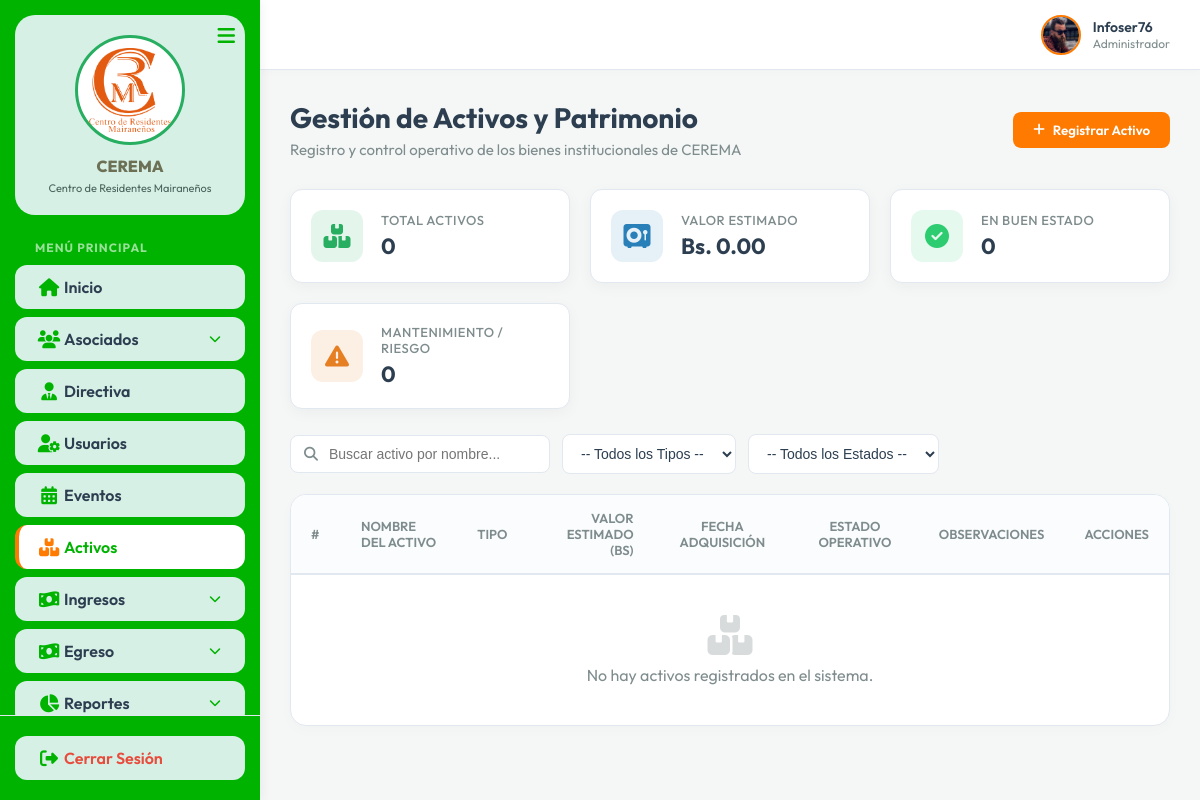
Before: /Controller/activo.controller.php (signed in) with the older database file.
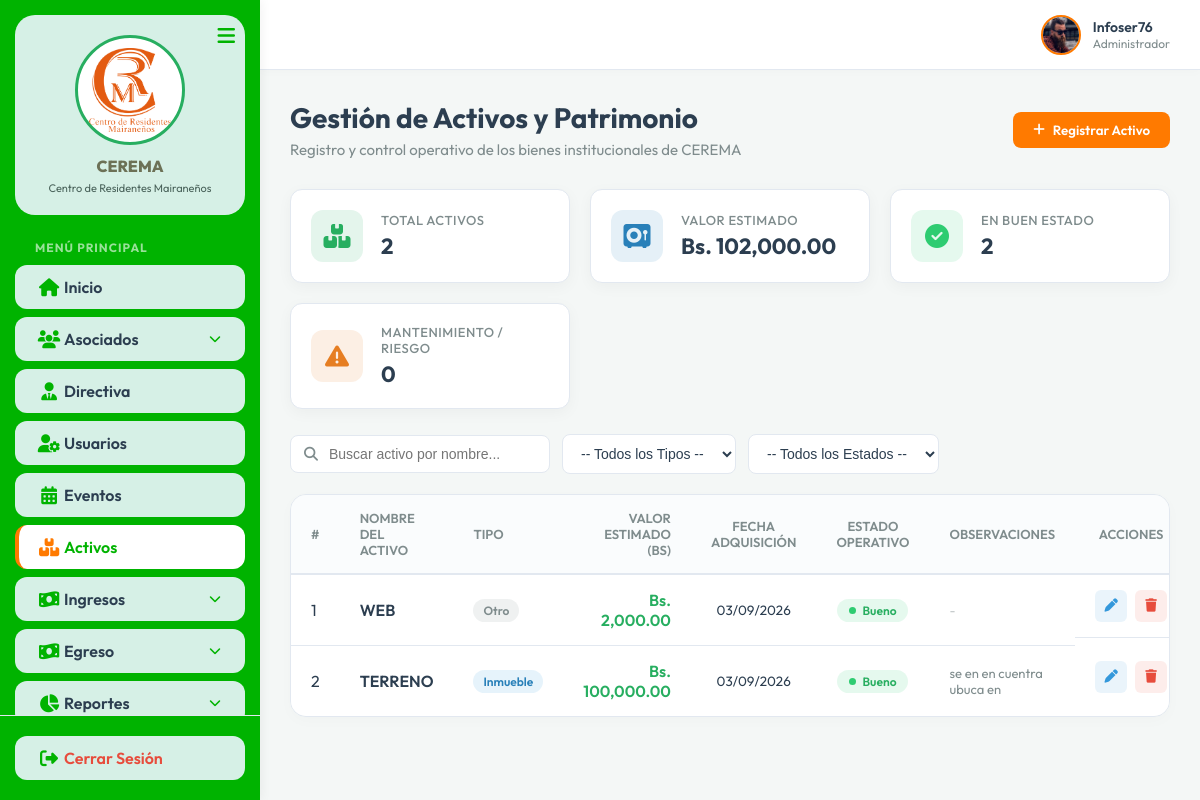
After: the same page with the newer database file.
### tables this page shows
CREATE TABLE `activos` (
  `id_activo` int(11) NOT NULL AUTO_INCREMENT,
  `nombre_activo` varchar(100) NOT NULL,
  `tipo_activo` enum('Inmueble','Maquinaria','Herramienta','Infraestructura','Otro') NOT NULL,
  `valor_estimado` decimal(12,2) DEFAULT 0.00,
  `fecha_adquisicion` date DEFAULT NULL,
  `estado_operativo` enum('Excelente','Bueno','Regular','En Mantenimiento','Fuera de Servicio') NOT NULL DEFAULT 'Bueno',
  `observaciones` text DEFAULT NULL,
  PRIMARY KEY (`id_activo`)
);

### Model/mactivo.php (called while the page is built, shortened)
<?php
class ActivoModel {
    private $conn;
    private $table_name = "activos";
    public function __construct($db) {
        $this->conn = $db;
    }
    public function getAll() {
        $query = "SELECT * FROM " . $this->table_name . " ORDER BY id_activo DESC";
        $stmt = $this->conn->prepare($query);
        $stmt->execute();
        return $stmt;
    }
}
?>

### View/vactivo.php (the view, shortened to what the rows shown need)
<?php
require_once __DIR__ . '/header.php';
?>
<div class="dashboard-header">
    <div class="header-actions" style="display: flex; justify-content: space-between; align-items: center; flex-wrap: wrap; gap: 15px;">
        <div>
            <h1 class="page-title">Gestión de Activos y Patrimonio</h1>
        </div>
    </div>
</div>
<div class="table-container">
    <table class="data-table" id="activosTable">
        <thead>
            <tr>
                <th style="width: 50px;">#</th>
                <th>Nombre del Activo</th>
                <th>Tipo</th>
                <th style="text-align: right;">Valor Estimado (Bs)</th>
                <th style="text-align: center;">Fecha Adquisición</th>
                <th style="text-align: center;">Estado Operativo</th>
                <th>Observaciones</th>
                <th style="text-align: center; width: 100px;">Acciones</th>
            </tr>
        </thead>
        <tbody>
            <?php
            if (isset($activos) && $activos->rowCount() > 0):
                $count = 1;
                while ($row = $activos->fetch(PDO::FETCH_ASSOC)):
                    $tipoClass = strtolower($row['tipo_activo']);
                    $estadoRaw = $row['estado_operativo'];
                    $estadoClass = strtolower(str_replace(' ', '-', $estadoRaw));
                    $fechaAdq = !empty($row['fecha_adquisicion']) ? date('d/m/Y', strtotime($row['fecha_adquisicion'])) : '-';
                    $nombreEscaped = htmlspecialchars($row['nombre_activo'], ENT_QUOTES);
            ?>
                <tr>
                    <td><?php echo $count++; ?></td>
                    <td style="font-weight: 600; color: var(--text-main);"><?php echo htmlspecialchars($row['nombre_activo']); ?></td>
                    <td data-tipo="<?php echo htmlspecialchars($row['tipo_activo']); ?>">
                        <span class="badge-tipo <?php echo $tipoClass; ?>"><?php echo htmlspecialchars($row['tipo_activo']); ?></span>
                    </td>
                    <td style="text-align: right; font-weight: 600; color: #27AE60;">
                        Bs. <?php echo number_format($row['valor_estimado'], 2); ?>
                    </td>
                    <td style="text-align: center; font-size: 13.5px;"><?php echo $fechaAdq; ?></td>
                    <td style="text-align: center;" data-estado="<?php echo htmlspecialchars($estadoRaw); ?>">
                        <span class="badge-estado <?php echo $estadoClass; ?>"><?php echo htmlspecialchars($estadoRaw); ?></span>
                    </td>
                    <td style="font-size: 13px; color: var(--text-muted); max-width: 250px;">
                        <?php echo !empty($row['observaciones']) ? htmlspecialchars($row['observaciones']) : '<span style="opacity:0.5;">-</span>'; ?>
                    </td>
                    <td class="actions-col">
                        <button class="btn-icon edit-btn" onclick="editActivo(<?php echo $row['id_activo']; ?>)" title="Editar">
                            <i class="fa-solid fa-pen"></i>
                        </button>
                        <button class="btn-icon delete-btn" onclick="deleteActivo(<?php echo $row['id_activo']; ?>, '<?php echo $nombreEscaped; ?>')" title="Eliminar">
                            <i class="fa-solid fa-trash"></i>
                        </button>
                    </td>
                </tr>
            <?php
                endwhile;
            endif; ?>
        </tbody>
    </table>
</div>
<link rel="stylesheet" href="../css/activo.css">

Changed rows visible on the page:
added activos: nombre_activo "WEB", tipo_activo "Otro", valor_estimado "2,000.00", fecha_adquisicion "03/09/2026", estado_operativo "Bueno"
added activos: nombre_activo "TERRENO", tipo_activo "Inmueble", valor_estimado "100,000.00", fecha_adquisicion "03/09/2026", estado_operativo "Bueno", observaciones "se en en cuentra ubuca en"
Other visible differences:
$stats['total_activos']: "0" → "2"
$stats['valor_total']: "0.00" → "102,000.00"
$stats['operativos']: "0" → "2"
text no longer shown: "No hay activos registrados en el sistema."
